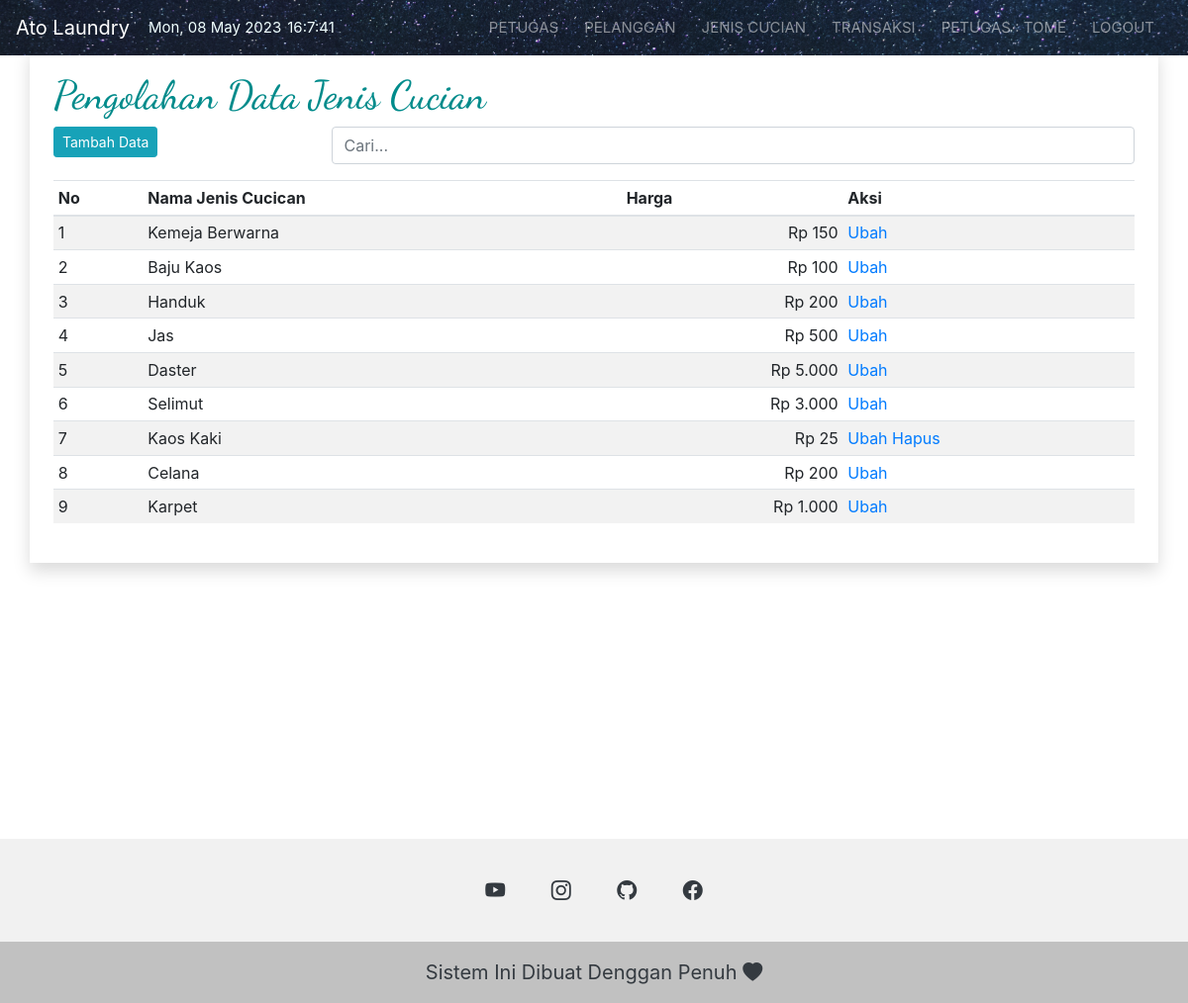
Screenshot of /petugas/jeniscucian.php (signed in) with the database file from the repository.
### tables this page shows
CREATE TABLE `petugas` (
  `idpetugas` int(11) NOT NULL AUTO_INCREMENT,
  `nama` text NOT NULL,
  `jeniskelamin` varchar(9) NOT NULL,
  `alamat` text NOT NULL,
  `telepon` text NOT NULL,
  `email` text NOT NULL,
  `password` text NOT NULL,
  PRIMARY KEY (`idpetugas`)
);

CREATE TABLE `jeniscucian` (
  `idjeniscucian` int(11) NOT NULL AUTO_INCREMENT,
  `nama` text NOT NULL,
  `harga` int(11) NOT NULL,
  PRIMARY KEY (`idjeniscucian`)
);

### getdata.php (called while the page is built, shortened)
<?php
function namapetugas($email)
{
  include "koneksi.php";
  $data = mysqli_query($koneksi, "SELECT * FROM petugas WHERE email LIKE '$email'");
  if (mysqli_num_rows($data) > 0) {
    while ($d = mysqli_fetch_array($data)) {
      $hasil = $d['nama'];
    }
  } else {
    $hasil = '';
  }
  return $hasil;
}
function rupiah($angka)
{
  $hasil_rupiah = "Rp " . number_format($angka, 0, ',', '.');
  return $hasil_rupiah;
}

### petugas/jeniscucian.php (the view, shortened to what this page needs)
<!DOCTYPE html>
<html lang="en">
<head>
  <?php include "../cdn.php"; ?>
</head>
<body class="color-change-2x">
  <div class="wrapper">
    <?php include "navbar.php"; ?>
    <div class="container shadow p-4 mb-4 bg-white">
      <h1 class="tracking-in-contract judul">Pengolahan Data Jenis Cucian</h1>
      <div class="row">
        <div class="col-sm-3 mb-1">
          <a href="#" class="btn btn-sm btn-info" data-toggle="modal" data-target="#myModalinsert">Tambah Data</a>
        </div>
        <div class="col-sm-9">
          <input type="text" class="form-control" id="myInput" placeholder="Cari...">
        </div>
      </div>
      <div class="table-responsive mt-3">
        <table class="table table-striped table-hover table-sm">
          <thead>
            <tr>
              <th>No</th>
              <th>Nama Jenis Cucican</th>
              <th>Harga</th>
              <th>Aksi</th>
            </tr>
          </thead>
          <tbody id="myTable">
            <?php
            $data = mysqli_query($koneksi, "SELECT * FROM jeniscucian");
            $no = 1;
            while ($d = mysqli_fetch_array($data)) {
            ?>
              <tr>
                <td><?php echo $no; ?></td>
                <td><?php echo $d['nama']; ?></td>
                <td style="text-align: right;"><?php echo rupiah($d['harga']); ?></td>
                <td>
                  <a href="#" data-toggle="modal" data-target="#myModalupdate<?php echo $d['idjeniscucian']; ?>">Ubah</a>
                  <?php
                  $idjeniscucian = $d['idjeniscucian'];
                  $data1 = mysqli_query($koneksi, "SELECT * FROM detailtransaksi WHERE idjeniscucian LIKE '$idjeniscucian'");
                  if (!mysqli_num_rows($data1) > 0) {
                  ?>
                    <a href="deletejeniscucian.php?idjeniscucian=<?php echo $d['idjeniscucian']; ?>" onclick="return confirm('Yakin ingin menghapus data?')">Hapus</a>
                  <?php } ?>
                </td>
              </tr>
            <?php $no++;
            } ?>
          </tbody>
        </table>
      </div>
    </div>
  </div>
  <?php include '../footer.php'; ?>
</body>
</html>

### petugas/navbar.php (shortened to what this page needs)
<?php
include "../getdata.php";
$namapetugas = namapetugas($_SESSION['username']);
$namapetugas = explode(' ', $namapetugas);
$namapetugas = $namapetugas[0];
?>
<nav class="navbar navbar-expand-md bg-dark navbar-dark fixed-top">
  <a href="#" class="navbar-brand">Ato Laundry</a>
  <span class="tgl"><?php echo date("D, d M Y"); ?></span><span id="clock"></span>
  <div class="collapse navbar-collapse" id="collapsibleNavbar">
    <ul class="navbar-nav ml-auto">
      <li class="nav-item">
        <a class="nav-link" href="petugas.php">Petugas</a>
      </li>
      <li class="nav-item">
        <a href="pelanggan.php" class="nav-link">Pelanggan</a>
      </li>
      <li class="nav-item">
        <a href="jeniscucian.php" class="nav-link">Jenis Cucian</a>
      </li>
      <li class="nav-item">
        <a href="transaksi.php" class="nav-link">Transaksi</a>
      </li>
      <li>
        <a href="#" class="nav-link">Petugas : <?php echo $namapetugas; ?></a>
      </li>
      <li class="nav-item">
        <a class="nav-link" href="logout.php" onclick="return confirm('Logout Sekarang')">Logout</a>
      </li>
    </ul>
  </div>
</nav>

### tema.php (style rules this page uses)
nav { background-image: url(../img/nav1.png); }
body .wrapper .container h1 { font-family: 'Dancing Script', serif; color: darkcyan; }
body { margin-top: 3rem; }
.color-change-2x { -webkit-animation: color-change-2x 2s linear infinite alternate both; animation: color-change-2x 2s linear infinite alternate both }
.tracking-in-contract { animation: tracking-in-contract 0.8s cubic-bezier(0.215, 0.610, 0.355, 1.000) both; }
.judul { font-size: 24px; }
#clock, .tgl { color: azure; font-size: 11px; margin-left: auto; margin-right: 3px; }
.wrapper { display: flex; flex-direction: column; min-height: 100vh; justify-content: space-between; }
@media (min-width: 992px) { .nav-link { text-transform: uppercase; margin-right: 10px; font-size:15px; } }
@media (min-width: 992px) { .navbar .tgl, .navbar #clock { font-size: 15px; margin-left: 3px; } }
@media (min-width: 992px) { body .wrapper .container h1 { font-size: 40px; } }
@media (min-width: 992px) { .judul { font-size: 30px; } }

### rows the page displays
petugas: nama "TOME"
jeniscucian: nama "Kemeja Berwarna", harga "Rp 150"
jeniscucian: nama "Baju Kaos", harga "Rp 100"
jeniscucian: nama "Handuk", harga "Rp 200"
jeniscucian: nama "Jas", harga "Rp 500"
jeniscucian: nama "Daster", harga "Rp 5.000"
jeniscucian: nama "Selimut", harga "Rp 3.000"
jeniscucian: nama "Kaos Kaki", harga "Rp 25"
jeniscucian: nama "Celana", harga "Rp 200"
jeniscucian: nama "Karpet", harga "Rp 1.000"
